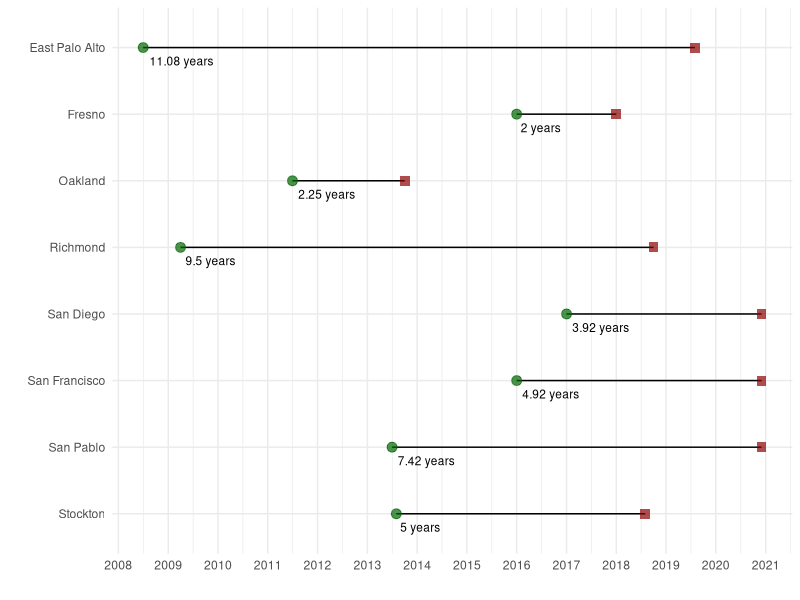

Source code (R):
library(tidyverse)
library(ggrepel)

segment <- read_csv("figures/segment_figure.csv")


segment <- segment %>% 
  mutate(across(c("start", "end"), ~mdy(.)))

segment_figure <- segment %>% 
  mutate(length = interval(start, end) / years(1) ,
         length = round(length, 2)) %>% 
  mutate(length = glue::glue("{length} years")) %>% 
  mutate(city = fct_reorder(city, desc(city))) %>% 
  ggplot() +
  geom_segment(aes(x = city, xend = city,
                   y = start, yend = end)) +
  geom_point( aes(x=city, y=start), color="dark green", alpha = 0.7, size=3,
              shape = "circle") +
  geom_point( aes(x=city, y=end), color="dark red",alpha = 0.7, size=3, shape = "square") +
  geom_text(aes(x = city, y =start, label = length), size = 3,
            vjust = 2, hjust = -.1) +
  scale_y_date(date_labels="%Y",date_breaks  ="1 year") +
  labs(x = "", y = "") +
  theme_minimal() +
  coord_flip()

## getting the average length
# segment %>% 
#   mutate(length = interval(start, end) / years(1) ,
#          length = round(length, 2)) %>% 
#   summarize(avg_length = mean(length))

ggsave(segment_figure, filename = "figures/segment_figure.jpeg", width = 7, height = 5)
